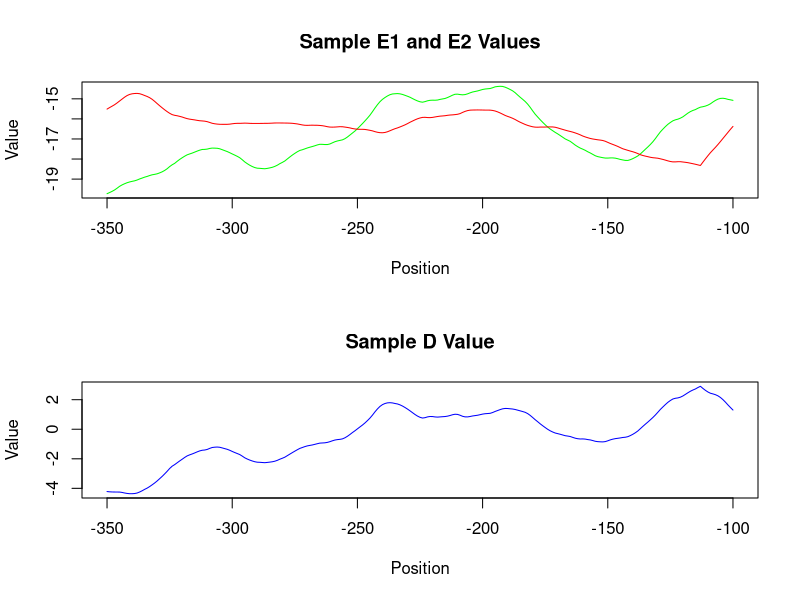
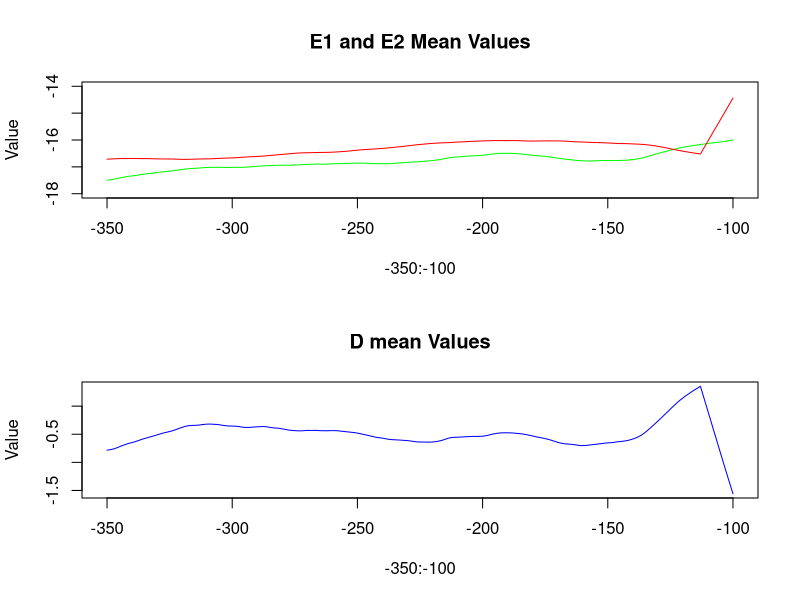
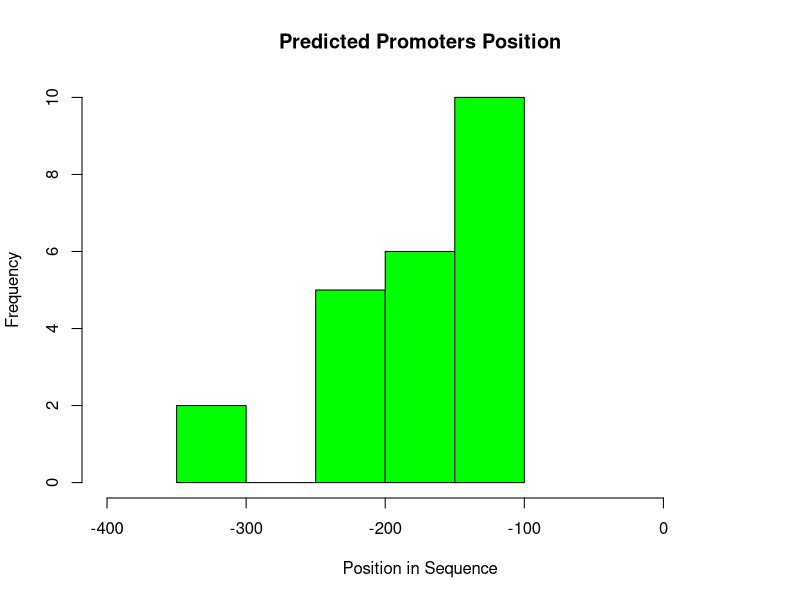

The R script that drew these images, in order:
## ---- chunk 1
D <- read.table("Data/D.txt", header=T)
E1 <- read.table("Data/E1.txt", header=T)
E2 <- read.table("Data/E2.txt", header=T)
promoters <- read.table("Data/predicted_promoters.txt", header=T)
## ---- chunk 2
par(mfrow=(c(2,1)))
x <- sample(1:84,1)
plot(x=-350:-100,E1[x,], col="green", type="l",xlab = "Position", ylab="Value",main = "Sample E1 and E2 Values")
lines(x = -350:-100,E2[x,],col="red")
plot(x=-350:-100,D[x,], col="blue", main = "Sample D Value", type="l",xlab = "Position",ylab="Value")
## ---- chunk 3
par(mfrow=(c(2,1)))
plot(x=-350:-100,apply(E1,2,mean), col="green", type="l",ylim=c(-18,-14), ylab="Value",main = "E1 and E2 Mean Values")
lines(x = -350:-100,apply(E2,2,mean),col="red")
plot(x=-350:-100,apply(D,2,mean), col="blue", main = "D mean Values", type="l",ylab="Value")
## ---- chunk 4
par(mfrow=c(1,1))

hist(promoters$Pos-400,xlim = c(-400,50),ylab="Frequency",xlab="Position in Sequence", main="Predicted Promoters Position", col="green")
